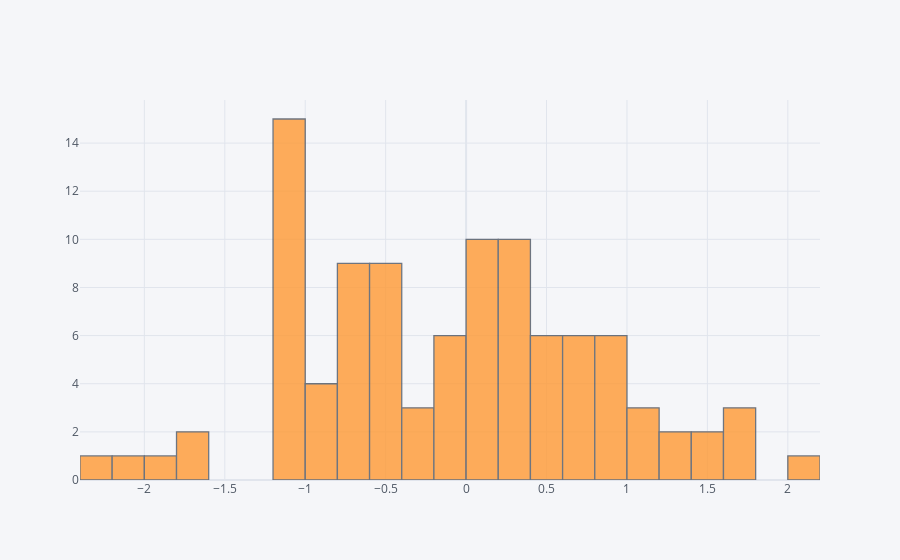

This figure's notebook cell:
### Markdown cell above
## histogram

### Code cell
df['A'].iplot(kind='hist',bins=25)

### Figure 1 — Plotly figure (JSON) as saved in the notebook; plotly's stock layout.template omitted (floating-point values rounded to 4 significant figures)
{"data": [{"histfunc": "count", "histnorm": "", "marker": {"color": "rgba(255, 153, 51, 1.0)", "line": {"color": "#4D5663", "width": 1.3}}, "name": "A", "nbinsx": 25, "opacity": 0.8, "orientation": "v", "type": "histogram", "x": [-0.4389, 0.3841, -0.7414, -2.029, 0.8624, -0.7391, -0.1121, 0.9806, -1.031, -0.4221, -0.6589, 1.619, 0.6281, 0.5824, 1.408, -0.6055, 0.2615, -1.673, 1.686, 1.009, -1.85, -0.21, -2.293, -1.052, 0.7435, 0.2459, -1.194, -0.4868, 0.8398, 0.7618, 0.1451, 0.5444, 0.9374, 1.247, -0.5535, 1.512, 0.8987, 0.5791, -0.2169, 1.186, -1.051, -0.5537, -1.188, 0.2858, -0.8374, -0.4991, -1.053, -0.9249, 1.764, 0.5901, -1.142, -0.8946, 0.01447, 0.1279, -1.012, 0.03634, 0.2137, -0.1846, 0.5506, -1.196, 0.2784, -0.6017, 0.09035, -1.02, -1.181, -1.03, -0.02808, 2.123, -1.722, -1.107, 0.0703, -0.4475, 1.149, 0.01638, -0.6386, -0.6606, -0.1263, 0.2331, 0.1366, -1.022, 0.2665, 0.3542, -0.05312, 0.7862, -0.4771, 0.7932, -0.324, -0.7796, -1.077, 0.8366, -0.7253, 0.4742, 0.1648, 0.7805, -0.1923, 0.01984, -0.5905, 0.2858, -0.8738, 1.272]}], "layout": {"barmode": "overlay", "legend": {"bgcolor": "#F5F6F9", "font": {"color": "#4D5663"}}, "paper_bgcolor": "#F5F6F9", "plot_bgcolor": "#F5F6F9", "title": {"font": {"color": "#4D5663"}}, "xaxis": {"gridcolor": "#E1E5ED", "showgrid": true, "tickfont": {"color": "#4D5663"}, "title": {"font": {"color": "#4D5663"}, "text": ""}, "zerolinecolor": "#E1E5ED"}, "yaxis": {"gridcolor": "#E1E5ED", "showgrid": true, "tickfont": {"color": "#4D5663"}, "title": {"font": {"color": "#4D5663"}, "text": ""}, "zerolinecolor": "#E1E5ED"}}}
